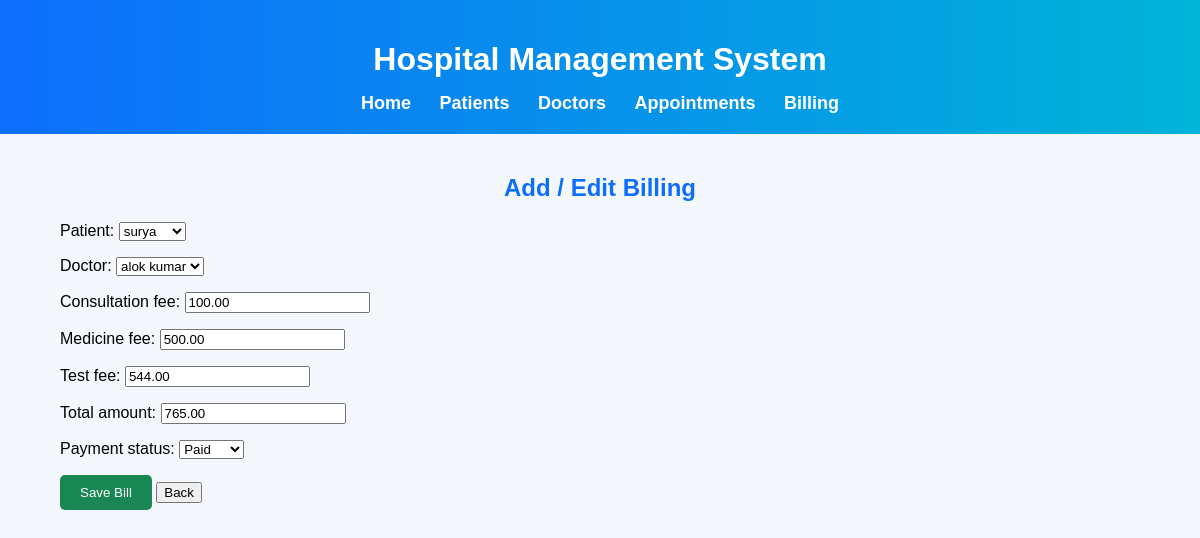
The app's page /edit_billing/1/ with its own data.
### patients/models.py (models this page shows, shortened)
class Billing(models.Model):
    bill_id = models.CharField(max_length=10, unique=True)
    patient = models.ForeignKey(Patient, on_delete=models.CASCADE)
    doctor = models.ForeignKey(Doctor, on_delete=models.CASCADE)
    consultation_fee = models.DecimalField(max_digits=10, decimal_places=2)
    medicine_fee = models.DecimalField(max_digits=10, decimal_places=2)
    test_fee = models.DecimalField(max_digits=10, decimal_places=2)
    total_amount = models.DecimalField(max_digits=10, decimal_places=2)
    payment_status = models.CharField(
        max_length=20,
        choices=[
            ('Paid', 'Paid'),
            ('Unpaid', 'Unpaid'),
        ],
        default='Unpaid'
    )

### patients/views.py (the view)
# urls.py: path('edit_billing/<int:id>/', views.edit_billing, name='edit_billing'),
def edit_billing(request, id):
    bill = get_object_or_404(Billing, id=id)
    if request.method == "POST":
        form = BillingForm(request.POST, instance=bill)
        if form.is_valid():
            form.save()
            return redirect('billing_list')
    else:
        form = BillingForm(instance=bill)
    return render(request, 'patients/add_billing.html', {'form': form})

### patients/forms.py
class BillingForm(forms.ModelForm):
    class Meta:
        model = Billing
        fields = [
            'patient',
            'doctor',
            'consultation_fee',
            'medicine_fee',
            'test_fee',
            'total_amount',
            'payment_status'
        ]

### patients/models.py (called while the page is built)
    def __str__(self):
        return self.name

    def __str__(self):
        return self.name

### patients/templates/patients/add_billing.html (shortened to what this page needs)
{% load static %}
<!DOCTYPE html>
<html>
<head>
    <link rel="stylesheet" href="{% static 'css/style.css' %}">
</head>
<body>
<header>
    <h1>Hospital Management System</h1>
    <nav>
        <a href="{% url 'home' %}">Home</a>
        <a href="{% url 'patient_list' %}">Patients</a>
        <a href="{% url 'doctor_list' %}">Doctors</a>
        <a href="{% url 'appointment_list' %}">Appointments</a>
        <a href="{% url 'billing_list' %}">Billing</a>
    </nav>
</header>
<div class="container">
<h2>Add / Edit Billing</h2>
<form method="POST">
    {{ form.as_p }}
    <button type="submit" class="btn">Save Bill</button>
    <a href="{% url 'billing_list' %}">
        <button type="button">Back</button>
    </a>
</form>
</div>
</body>
</html>

### patients/static/css/style.css (style rules this page uses)
body { margin:0; padding:0; font-family:Arial,sans-serif; background:#f4f7fb; }
.container { width:90%; margin:auto; padding:20px; }
header { background:linear-gradient(90deg,#0d6efd,#00b4d8); color:white; text-align:center; padding:20px; }
header h1 { color:white; margin-bottom:15px; }
nav { margin-top:10px; }
nav a { color:white; text-decoration:none; margin:12px; font-size:18px; font-weight:bold; transition:.3s; }
h2 { text-align:center; color:#0d6efd; }
.btn { background:#198754; color:white; border:none; padding:10px 20px; border-radius:5px; cursor:pointer; }

### records on screen
Billing: patient "surya", doctor "alok kumar", consultation_fee "100.00", medicine_fee "500.00", test_fee "544.00", total_amount "765.00", payment_status "Paid"
